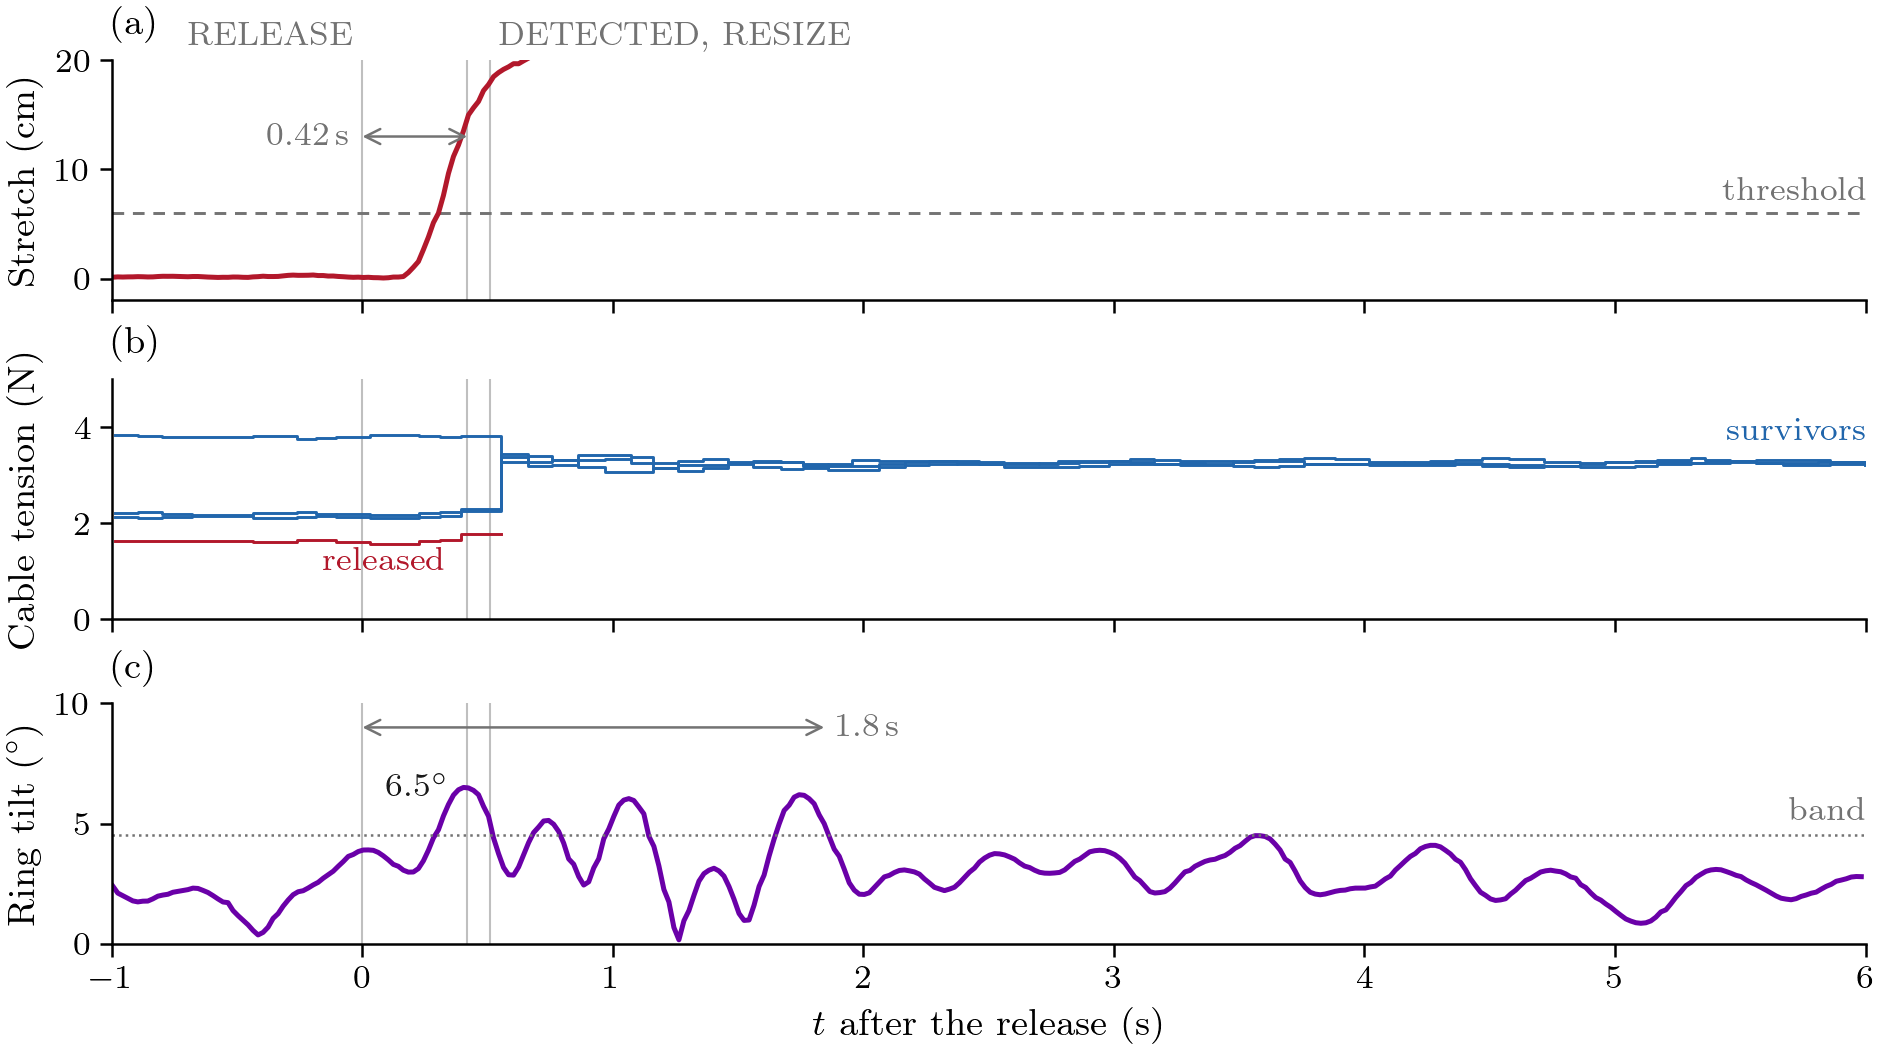

Write the Python code that produced this figure.
#!/usr/bin/env python3
"""Reaction to an unannounced release on the rig: four carriers in hover, the operator opens one magnet (8 Oct).

Message: the planner sees the released cable stretch past its 6 cm threshold 0.42 s after the magnet opens, resizes to
three carriers 0.09 s later (their planned tensions step from 1.6-3.8 N to about 3.2-3.3 N each), and the ring's tilt peaks
at 6.5 deg and is back in its band 1.8 s after the release.
Hero: three panels on one clock from the release (the operator's magnet OFF in the bag): (a) the released carrier's
rod stretch (red), pivot to plate, against the detection threshold, with the detection time bracketed; (b) the planned
tension of each cable, the released carrier red, the survivors blue; (c) the ring's tilt (black: the ring beside the
drones' red and blue), its band (the 5 s before the release, peak + 0.5 deg) and the time to be back in it bracketed. Events: RELEASE, DETECTED (the planner's UNANNOUNCED DETACH line) and RESIZE
(its DETACH, the OCP resized to n = 3), from the T2 console via events.csv.
The stretch is computed at 50 Hz as the planner computes it (|ring + R rho_i - (drone + pivot)|, rho on the 0.225 m
rim at the leaver's slot azimuth; the drone taken level for its 4 cm pivot offset): 2-4 mm from the planner's own
10 Hz len column before the release. Window: 1 s before to 6 s after the release (LAND came 7.6 s after it).
"""
import os
import sys

import numpy as np
from scipy.spatial.transform import Rotation as Rot

sys.path.insert(0, os.path.dirname(os.path.abspath(__file__)))
import best_style as S  # noqa: E402
import best_data as B  # noqa: E402

T0, T1 = -1.0, 6.0


def stretch(f, d, drone, az_deg):
    q = d[['payload_qx', 'payload_qy', 'payload_qz', 'payload_qw']].to_numpy()
    ok = np.all(np.isfinite(q), axis=1)
    R = Rot.from_quat(np.where(ok[:, None], q, [0, 0, 0, 1]))
    r = float(f.params['attach_radius'])
    rho = np.array([r * np.cos(np.radians(az_deg)), r * np.sin(np.radians(az_deg)), float(f.params['attach_z'])])
    att = d[['payload_x', 'payload_y', 'payload_z']].to_numpy() + R.apply(rho)
    piv = d[[f'd{drone}_x', f'd{drone}_y', f'd{drone}_z']].to_numpy() + np.array([0, 0, -0.04])
    out = np.linalg.norm(att - piv, axis=1) - float(f.params['cable_len'])
    return np.where(ok, out, np.nan)


def bracket(ax, x0, x1, y, text, left=False):
    ax.annotate('', xy=(x0, y), xytext=(x1, y), arrowprops=dict(arrowstyle='<->', lw=0.6, color=S.GREY,
                                                                 shrinkA=0, shrinkB=0))
    ax.annotate(text, xy=(x0, y) if left else (x1, y), xytext=(-3 if left else 3, 0), textcoords='offset points',
                ha='right' if left else 'left', va='center', fontsize=8, color=S.GREY)


def main():
    f = B.Flight(B.RELEASE)
    d = f.run()
    t = d.t.to_numpy()
    tr = f.t_event('RELEASE')
    t_det = f.t_event('DETECTED', tr) - tr
    t_rs = f.t_event('DETACH', tr) - tr
    x = t - tr
    win = (x >= T0) & (x <= T1)
    leaver = int(next(a for _, e, a in f.events() if e == 'RELEASE').split('/drone_')[1].rstrip(')'))
    p = f.planner()
    s2d0 = [int(v) for v in str(p.slot2drone[p.t < tr].iloc[-1]).split()]
    az = [float(a) for a in str(f.params['attach_azimuths_deg']).split(',')][s2d0.index(leaver)]
    st = stretch(f, d, leaver, az)

    # planned tension per drone: t<slot> mapped through each row's slot2drone
    px = p.t.to_numpy() - tr
    ten = {k: np.full(len(p), np.nan) for k in range(f.n)}
    for j, (s2d, row) in enumerate(zip(p.slot2drone.astype(str), p.itertuples())):
        for slot, dr in enumerate(int(v) for v in s2d.split()):
            ten[dr][j] = getattr(row, f't{slot}')
    tilt = d.payload_tilt_deg.to_numpy()
    pre = (x >= -5) & (x < 0)
    band = float(np.nanmax(tilt[pre])) + 0.5
    post = (x >= 0) & (x <= T1)
    k = int(np.nanargmax(np.where(post, tilt, np.nan)))
    back = float(x[np.flatnonzero(post & (tilt > band))[-1]])
    after = (px > t_rs + 0.3) & (px < T1)
    print(f'detected +{t_det:.2f} s, resize +{t_rs:.2f} s, tilt peak {tilt[k]:.2f} deg at +{x[k]:.2f} s, band '
          f'{band:.2f} deg, back in band +{back:.2f} s; leaver slot az {az:.0f} deg; survivors after: '
          + ' '.join(f'{np.nanmean(ten[dr][after]):.2f}' for dr in ten if dr != leaver))

    S.setup()
    fig = S.figure('full', 3.5)
    axs = fig.subplots(3, 1, sharex=True)
    for ax in axs:
        ax.axvline(0, color=S.LIGHT, lw=0.5, zorder=0)
        ax.axvline(t_det, color=S.LIGHT, lw=0.5, zorder=0)
        ax.axvline(t_rs, color=S.LIGHT, lw=0.5, zorder=0)
    axs[0].annotate('RELEASE', xy=(0, 1), xycoords=('data', 'axes fraction'), xytext=(-2, 2),
                    textcoords='offset points', ha='right', va='bottom', fontsize=8, color=S.GREY)
    axs[0].annotate('DETECTED, RESIZE', xy=(t_rs, 1), xycoords=('data', 'axes fraction'), xytext=(2, 2),
                    textcoords='offset points', ha='left', va='bottom', fontsize=8, color=S.GREY)

    # (a) the released rod's stretch
    cut = win & (x <= t_rs + 0.25)                 # after the resize the drone is free: no longer a stretch
    axs[0].plot(x[cut], 100 * st[cut], color=S.RED, lw=S.LW_HERO)
    S.ref_line(axs[0], 100 * float(f.params['detach_detect_m']), 'threshold', x=1.0, ha='right', va='bottom')
    bracket(axs[0], 0, t_det, 13, f'{t_det:.2f}\\,s', left=True)
    axs[0].set_ylim(-2, 20)
    axs[0].set_yticks([0, 10, 20])
    axs[0].set_ylabel('Stretch (cm)')

    # (b) planned tensions
    for dr, v in ten.items():
        m = (px >= T0) & (px <= T1)
        lv = dr == leaver
        axs[1].plot(px[m], v[m], drawstyle='steps-post', color=S.RED if lv else S.BLUE, lw=S.LW_CTX)
    last = np.flatnonzero(np.isfinite(ten[leaver]) & (px >= T0))[-1]
    axs[1].annotate('released', xy=(px[last], ten[leaver][last]), xytext=(-4, -3), textcoords='offset points',
                    ha='right', va='top', fontsize=8, color=S.RED)
    axs[1].annotate('survivors', xy=(T1, np.nanmean([ten[dr][after][-1] for dr in ten if dr != leaver])),
                    xytext=(0, 4), textcoords='offset points', ha='right', va='bottom', fontsize=8, color=S.BLUE)
    axs[1].set_ylim(0, 5)
    axs[1].set_yticks([0, 2, 4])
    axs[1].set_ylabel('Cable tension (N)')

    # (c) ring tilt
    axs[2].plot(x[win], tilt[win], color=S.FLEET_COLOUR[4], lw=S.LW_HERO)
    axs[2].axhline(band, color=S.GREY, lw=0.6, ls=':')
    axs[2].annotate('band', xy=(1, band), xycoords=('axes fraction', 'data'), xytext=(0, 2), textcoords='offset points',
                    ha='right', va='bottom', fontsize=8, color=S.GREY)
    axs[2].annotate(f'{tilt[k]:.1f}' + r'$^\circ$', xy=(x[k], tilt[k]), xytext=(-4, 0), textcoords='offset points',
                    ha='right', va='center', fontsize=8, color=S.INK)
    bracket(axs[2], 0, back, 9.0, f'{back:.1f}\\,s')
    axs[2].set_ylim(0, 10)
    axs[2].set_yticks([0, 5, 10])
    axs[2].set_ylabel(r'Ring tilt ($^\circ$)')
    axs[2].set_xlim(T0, T1)
    axs[2].set_xlabel(r'$t$ after the release (s)')
    fig.align_ylabels(axs)
    for ax, letter in zip(axs, 'abc'):
        S.ps.panel_label(ax, letter)
    S.save(fig, 'fig_release')


if __name__ == '__main__':
    main()
